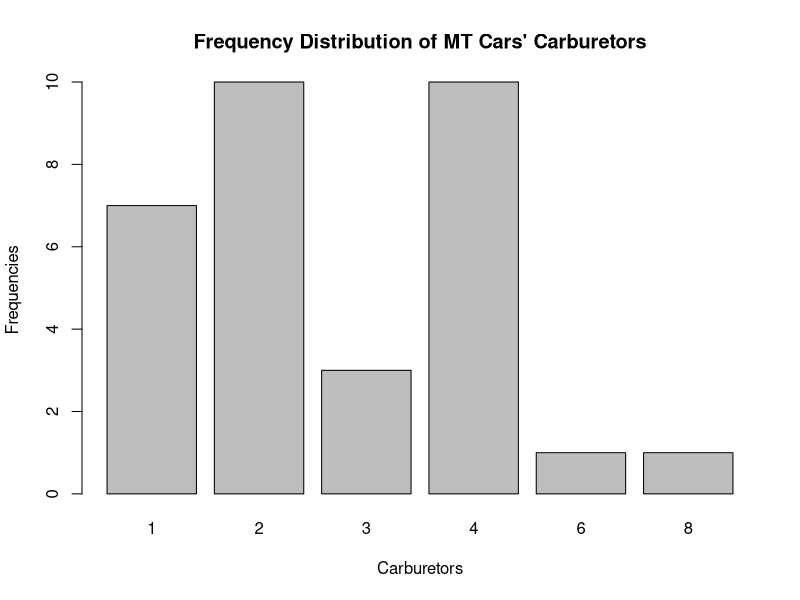
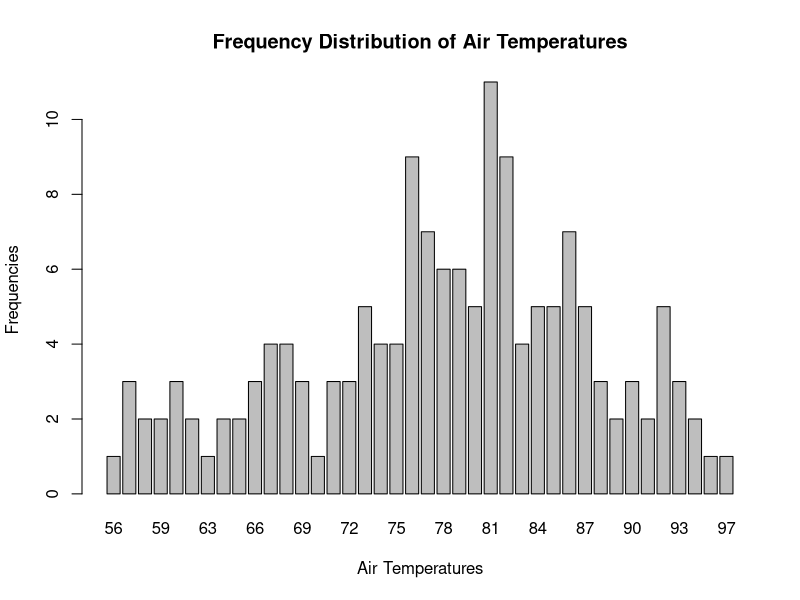
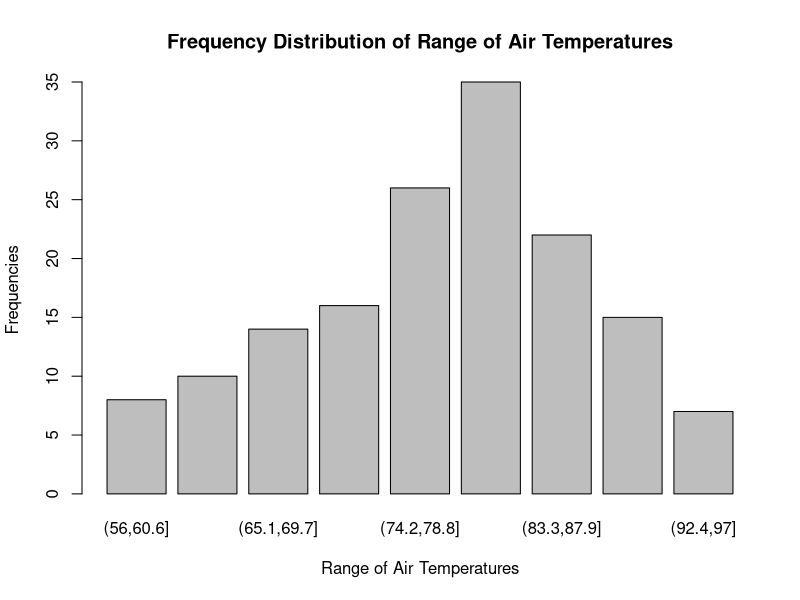

Recreate these plots in R, in order.
# Load MTCars dataset
head(mtcars)

# Unique carburetor values
u1 <- unique(mtcars$carb)
cat("Carburetors :", u1, "\n")

# Frequency table of carburetors
t1 <- table(mtcars$carb)

# Bar plot of carburetor frequencies
barplot(t1,
        xlab = "Carburetors",
        ylab = "Frequencies",
        main = "Frequency Distribution of MT Cars' Carburetors")

# Load AirQuality dataset
head(airquality)

# Unique temperature values
u2 <- unique(airquality$Temp)
cat("Air Quality's Temperature :", u2, "\n")

# Frequency table of temperatures
t2 <- table(airquality$Temp)

# Bar plot of temperature frequencies
barplot(t2,
        xlab = "Air Temperatures",
        ylab = "Frequencies",
        main = "Frequency Distribution of Air Temperatures")

# Group temperatures into ranges (9 bins)
t3 <- table(cut(airquality$Temp, 9))

# Bar plot of temperature ranges
barplot(t3,
        xlab = "Range of Air Temperatures",
        ylab = "Frequencies",
        main = "Frequency Distribution of Range of Air Temperatures")
